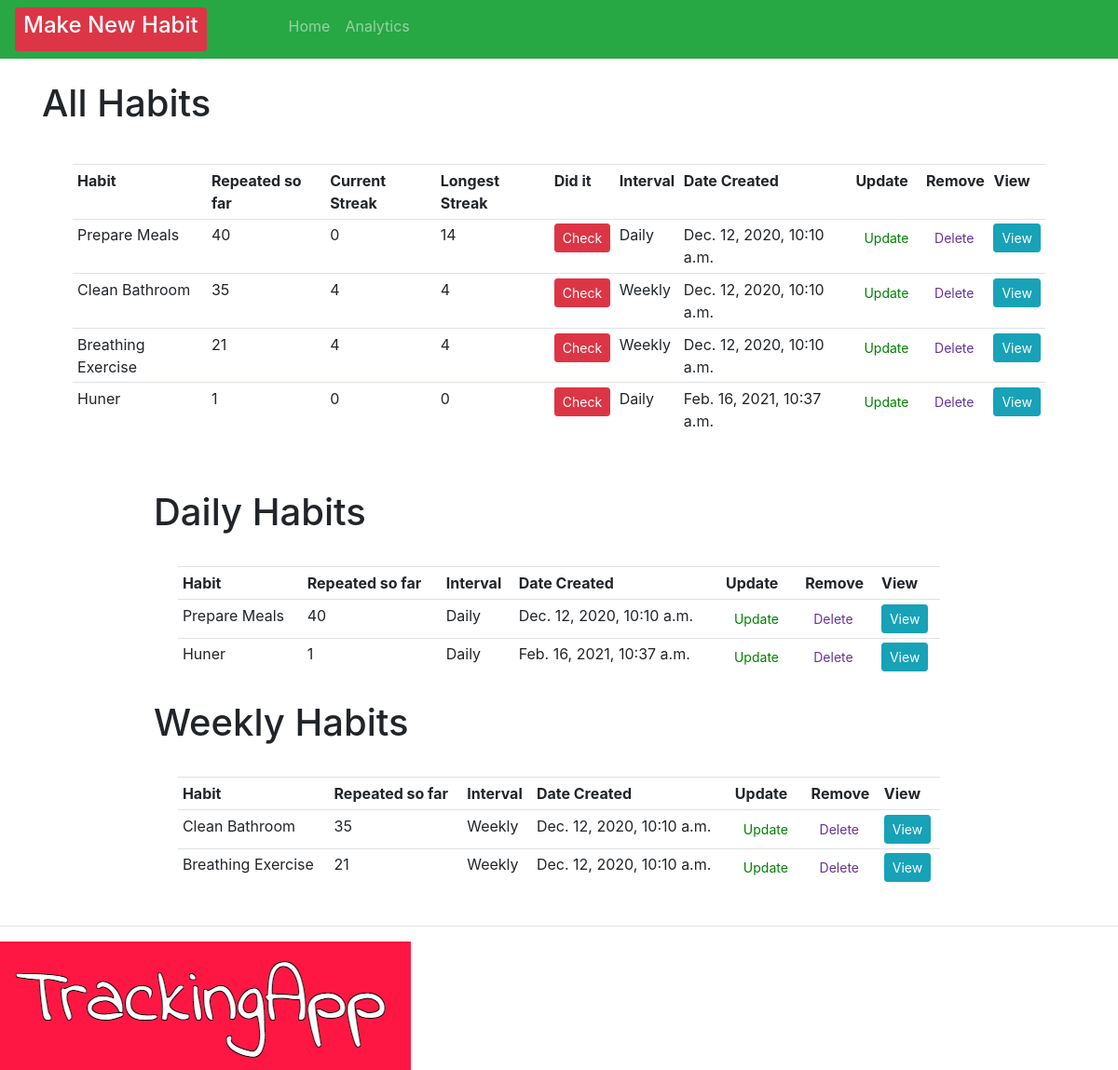
The page / on the database its author committed.
### crm/models.py (models this page shows, shortened)
class Order(models.Model):
    INTERVAL = (
            ('Daily', 'Daily'),
            ('Weekly', 'Weekly' ),
            )
    habit = models.CharField(max_length=200, null=True, blank=True)
    interval = models.CharField(max_length=400, null=True, choices=INTERVAL)
    checked = models.IntegerField(blank=True, default=0, null=True)
    streak = models.IntegerField(blank=True, default=0, null=True)
    longestStreak = models.IntegerField(blank=True, default=0, null=True)
    created = models.DateTimeField(auto_now=True, auto_now_add=False, editable=False, null=True, blank=True)
    checkedList = models.ManyToManyField(Repeats)
    timeStamp = models.DateTimeField(auto_now=True, blank=True)
    date_created = models.DateTimeField(auto_now_add=True, null=True, editable=False, blank=True)
    dateAsString = models.CharField(max_length=200, null=True, blank=True)

### crm/views.py (the view)
# urls.py: path('', views.home, name="home" ),
def home(request):
    orders = Order.objects.all()
    for order in orders:
        getStreaks(order, date.today())
    total_orders = orders.count()
    daily_filter = Order.objects.filter(interval="Daily")
    weekly_filter = Order.objects.filter(interval="Weekly")
    context = {'orders': orders, 'total_orders': total_orders, 'dailyFilter':daily_filter, 'weeklyFilter':weekly_filter}
    return render(request, 'habit/dashboard.html', context)

### crm/templates/habit/dashboard.html (shortened to what this page needs)
{% extends 'habit/main.html' %}
{% block content %}
<br>
<div class="row" style="padding-left: 5%; padding-right: 5%;">
    <table style="margin: 3%" class="table table-sm">
        <h1> All Habits {{checked}} </h1>
        <tr>
            <th>Habit</th>
            <th>Repeated so far</th>
            <th>Current Streak</th>
            <th>Longest Streak</th>
            <th>Did it</th>
            <th>Interval</th>
            <th>Date Created</th>
            <th>Update</th>
            <th>Remove</th>
            <th>View</th>
        </tr>
        {% for order in orders %}
        <tr>
            <td>
                       {{ order.habit }}
            </td>
            <td>
                {{order.checkedList.count}}
            </td>
            <td>
                {{order.streak}}
            </td>
            <td>
                {{ order.longestStreak }}
             </td>
            <td>
                <form action="{% url 'checkHabitFakeToday' order.id %}" method="POST">
                    <button type="submit" , name="post_id" , value="{{order.id}}" ,
                        class="btn btn-sm btn-danger">Check</button>
                </form>
            </td>
            <td>{{order.interval}}</td>
            <td>{{order.date_created}}</td>
            <td><a class="btn btn-sm" style="color: green;" href="{% url 'update_habit' order.id %}">Update</a></td>
            <td><a class="btn btn-sm" style="color: rebeccapurple;" href="{% url 'delete' order.id %}">Delete</a></td>
            <td><a class="btn btn-sm btn-info" href="{% url 'habit' order.id %}">View</a></td>
        </tr>
        {% endfor %}
    </table>
</div>
<br>
<div class="row" style="padding-left: 15%; padding-right: 15%;">
    <table style="margin: 3%" class="table table-sm">
        <h1> Daily Habits </h1>
        <tr>
            <th>Habit</th>
            <th>Repeated so far</th>
            <th>Interval</th>
            <th>Date Created</th>
            <th>Update</th>
            <th>Remove</th>
            <th>View</th>
        </tr>
        {% for day in dailyFilter %}
       <td>
            {{ day.habit }}
        </td>
        <td>
            {{day.checkedList.count}}
        </td>
        <td>{{day.interval}}</td>
        <td>{{day.date_created}}</td>
        <td><a class="btn btn-sm" style="color: green;" href="{% url 'update_habit' day.id %}">Update</a></td>
        <td><a class="btn btn-sm" style="color: rebeccapurple;" href="{% url 'delete' day.id %}">Delete</a></td>
        <td><a class="btn btn-sm btn-info" href="{% url 'habit' day.id %}">View</a></td>
        {% endfor %}
    </table>
</div>
<div class="row" style="padding-left: 15%; padding-right: 15%;">
    <table style="margin: 3%" class="table table-sm">
        <tr>
            <th>Habit</th>
            <th>Repeated so far</th>
            <th>Interval</th>
            <th>Date Created</th>
            <th>Update</th>
            <th>Remove</th>
            <th>View</th>
        </tr>
        <h1> Weekly Habits </h1>
        {% for week in weeklyFilter %}
        <tr>
             <td>
                {{ week.habit }}
            </td>
            <td>
                {{week.checkedList.count}}
            </td>
                      <td>{{week.interval}}</td>
            <td>{{week.date_created}}</td>
            <td><a class="btn btn-sm" style="color: green;" href="{% url 'update_habit' week.id %}">Update</a>
            </td>
            <td><a class="btn btn-sm" style="color: rebeccapurple;" href="{% url 'delete' week.id %}">Delete</a>
            </td>
            <td><a class="btn btn-sm btn-info" href="{% url 'habit' week.id %}">View</a></td>
        </tr>
        {% endfor %}
    </table>
</div>
{% endblock %}

### rows shown on the page
Order: habit "Prepare Meals", checkedList.count "40", streak "0", longestStreak "14", interval "Daily", date_created "Dec. 12, 2020, 10:10 a.m."
Order: habit "Clean Bathroom", checkedList.count "35", streak "4", longestStreak "4", interval "Weekly", date_created "Dec. 12, 2020, 10:10 a.m."
Order: habit "Breathing Exercise", checkedList.count "21", streak "4", longestStreak "4", interval "Weekly", date_created "Dec. 12, 2020, 10:10 a.m."
Order: habit "Huner", checkedList.count "1", streak "0", longestStreak "0", interval "Daily", date_created "Feb. 16, 2021, 10:37 a.m."
